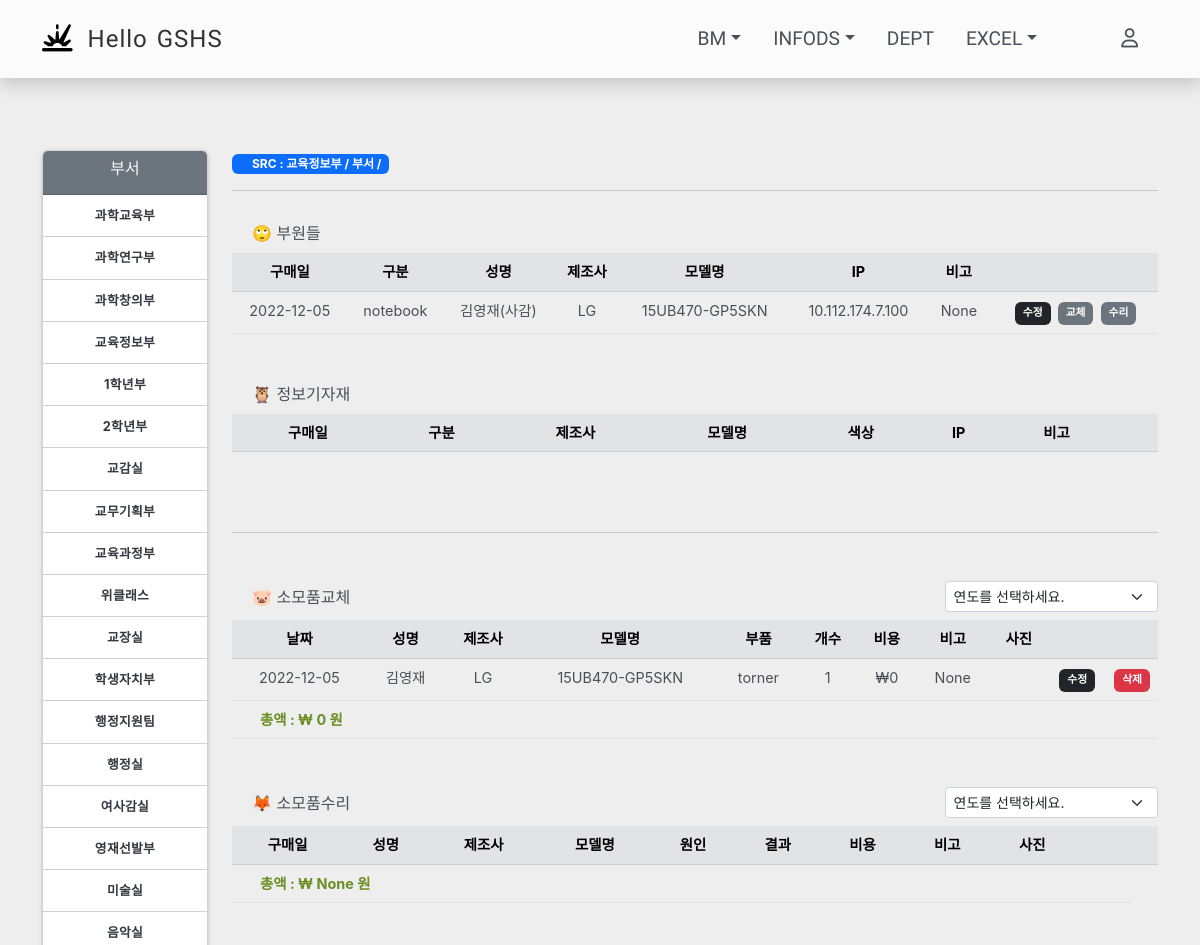
/gigi/buseo/교육정보부/ (upper part), run on an earlier commit of the app's database.
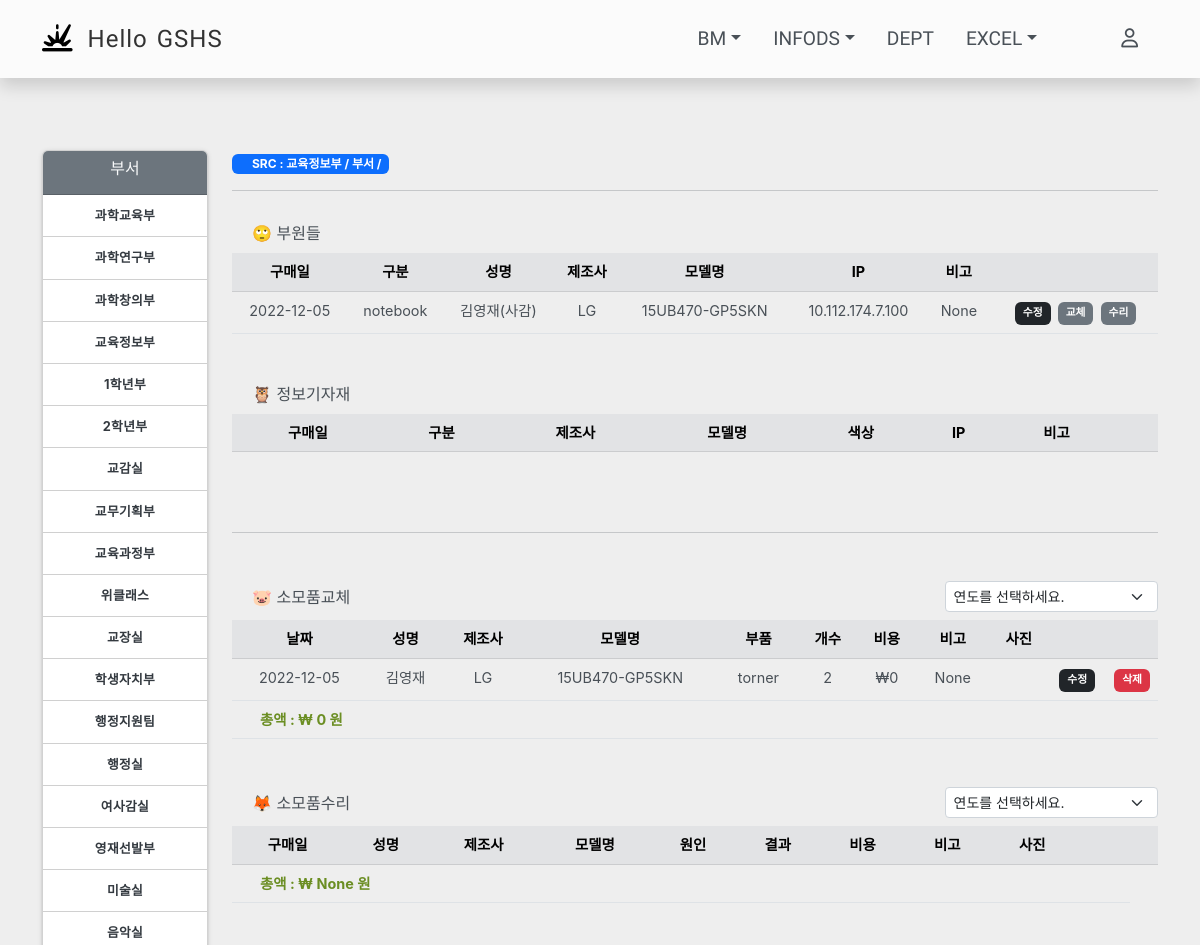
And on a later commit of the database.
### gshsapp/models.py (models this page shows, shortened)
class Replacement(models.Model):
    date = models.DateField(default=timezone.now)
    gigiinfo = models.ForeignKey(Gigiinfo, null=True, blank=True, on_delete=models.CASCADE, related_name='replacement')
    gubun = models.ForeignKey(Gubun, on_delete=models.CASCADE, related_name='replacement')
    count = models.PositiveSmallIntegerField(default=1)
    cost = models.PositiveIntegerField(default=0)
    bigo = models.CharField(max_length=100, null=True, blank=True)
    class Meta:
        db_table = "replacement"

class Gigiinfo(models.Model):
    COLOR_SELECT = (
        ('None',None),
        ('블랙','블랙'),
        ('컬러','컬러'),
    )
    date = models.DateField(default=timezone.now)
    buyproduct = models.ForeignKey(Buyproduct, on_delete=models.CASCADE, related_name='gigiinfo')
    location = models.ForeignKey(Location, on_delete=models.CASCADE, related_name='gigiinfo')
    user = models.ForeignKey(User, on_delete=models.CASCADE, related_name='gigiinfo', null=True, blank=True)
    ip = models.CharField(max_length=20, null=True, blank=True)
    color = models.CharField(max_length=10, choices=COLOR_SELECT, default=None, blank=True)
    jaego = models.BooleanField(default=False)
    notuse = models.BooleanField(default=False)
    bigo = models.CharField(max_length=100, null=True, blank=True)
    class Meta:
        db_table = "gigiinfo"

class Buyproduct(models.Model):
    gubun = models.ForeignKey(Gubun, on_delete=models.CASCADE, related_name='buyproduct')
    company = models.CharField(max_length=20)
    model = models.CharField(max_length=30)
    bigo = models.CharField(max_length=100, null=True, blank=True)
    class Meta:
        db_table = "buyproduct"

class Gubun(models.Model):
    GUBUN = (
        ('Buyproduct', '구매Table'),
        ('Replacement', '교체Table'),
        ('Repair', '수리Table'),
    )
    tablename = models.CharField(max_length=20, default='', choices=GUBUN)
    gubun = models.CharField(max_length=50)
    def __str__(self):
        return self.gubun
    class Meta:
        db_table = "gubun"

### login/models.py (models this page shows)
class User(AbstractUser):
    objects = UserManager()
    username = models.CharField(max_length=20, null=True, unique=True, blank=True)
    password = models.CharField(max_length=100, null=True, blank=True)
    email = models.CharField(max_length=50, null=True, blank=True)
    is_active = models.BooleanField(default=True)
    name = models.CharField(max_length=50, null=True)
    subject = models.CharField(max_length=50, null=True)
    USERNAME_FIELD = 'username'
    def __str__(self):
        return f'{self.name}({self.subject})'
    class Meta:
        db_table = "user"

### gshsapp/views.py (the view)
# urls.py: path('gigi/buseo/<str:buseogubun>/', views.InfogigiBuseo, name='gigi_buseo'),
def InfogigiBuseo(request, buseogubun):
    gubun = request.GET.get('gubun',False)
    if gubun:
        data = {}
        data['gubun'] = gubun
        changeyear = request.GET.get('buseoyear','')
        buseogubun = request.GET.get('buseogubun','')
        a_date = changeyear +"-3-1"
        start_date = datetime.datetime.strptime(a_date, '%Y-%m-%d').date()
        end_date = start_date+ datetime.timedelta(days=364)
        if gubun == 'change':
            changes = Replacement.objects.filter(gigiinfo__location__hosil=buseogubun, date__range=[start_date, end_date]).annotate(changeTotal = F('count') *  F('cost'))
            changeTotalCost = changes.aggregate(Sum('changeTotal'))
            data['html_buseo'] = render_to_string('gshsapp/snipet/buseo_change_list.html', {"changeyear":changeyear, "changes":changes, "changeTotalCost":changeTotalCost})
        else:
            repairs = Repair.objects.filter(gigiinfo__location__hosil=buseogubun, date__range=[start_date, end_date])
            repairTotalCost = repairs.aggregate(Sum('cost'))
            data['html_buseo'] = render_to_string('gshsapp/snipet/buseo_repair_list.html', {"changeyear":changeyear, "repairs":repairs, "repairTotalCost":repairTotalCost})
        return JsonResponse(data)
    else:
        buseos = Location.objects.filter(locationgubun='부서')
        gitas = Location.objects.exclude(locationgubun='부서')
        buseo_name = Location.objects.get(hosil=buseogubun)
        a_date = str(datetime.datetime.today().year) +"-3-1"
        start_date = datetime.datetime.strptime(a_date, '%Y-%m-%d').date()
        end_date = start_date+ datetime.timedelta(days=364)
        repairs = Repair.objects.filter(gigiinfo__location__hosil=buseogubun, date__range=[start_date, end_date])
        repairTotalCost = repairs.aggregate(Sum('cost'))
        changes = Replacement.objects.filter(gigiinfo__location__hosil=buseogubun, date__range=[start_date, end_date]).annotate(changeTotal = F('count') *  F('cost'))
        changeTotalCost = changes.aggregate(Sum('changeTotal'))
        members = buseo_name.gigiinfo.exclude(user__is_active =False).filter(jaego=False, notuse=False)
        return render(request, 'gshsapp/buseo.html', {'buseo_name':buseo_name, 'buseos':buseos, 'gitas':gitas, 'members':members, 'changes':changes,'repairs':repairs, 'buseogubun':buseogubun, 'repairTotalCost':repairTotalCost, 'changeTotalCost':changeTotalCost})

### gshsapp/templates/gshsapp/buseo.html (shortened to what the changed rows need)
{% extends 'base.html' %}
{% block content %}
{% load humanize %}
{% load static %}
<div class="row">
    <div class="col-md-10">
      <table class="table text-center mt-2">
          <thead class="table-secondary">
            <tr>
              <th scope="col">구매일</th>
              <th scope="col">구분</th>
              <th scope="col">성명</th>
              <th scope="col">제조사</th>
              <th scope="col">모델명</th>
              <th scope="col">IP</th>
              <th scope="col">비고</th>
              <th scope="col"></th>
            </tr>
          </thead>
        </table>
        <table class="table text-center mt-2">
          <thead class="table-secondary">
            <tr>
              <th scope="col">구매일</th>
              <th scope="col">구분</th>
              <th scope="col">제조사</th>
              <th scope="col">모델명</th>
              <th scope="col">색상</th>
              <th scope="col">IP</th>
              <th scope="col">비고</th>
              <th scope="col"></th>
            </tr>
          </thead>
        </table>
        <br><br><hr>
        <table class="table text-center mt-2">
          <thead class="table-secondary">
            <tr>
              <th scope="col">날짜</th>
              <th scope="col">성명</th>
              <th scope="col">제조사</th>
              <th scope="col">모델명</th>
              <th scope="col">부품</th>
              <th scope="col">개수</th>
              <th scope="col">비용</th>
              <th scope="col">비고</th>
              <th scope="col">사진</th>
              <th scope="col" style="width: 3%;"></th>
              <th scope="col" style="width: 3%;"></th>
            </tr>
          </thead>
          <tbody id="changes_list">
            {% for gigi in changes %}
            {% with gubunchange=gigi.change_photo.all %}
            <tr>
              <td>{{ gigi.date|date:"Y-m-d" }}</td>
              <td>{{ gigi.gigiinfo.user.name }}</td>
              <td>{{ gigi.gigiinfo.buyproduct.company }}</td>
              <td>{{ gigi.gigiinfo.buyproduct.model }}</td>
              <td>{{ gigi.gubun }}</td>
              <td>{{ gigi.count }}</td>
              <td>&#8361;{{ gigi.cost|intcomma }}</td>
              <td title="{{gigi.bigo}}">{{ gigi.bigo|truncatechars:7 }}</td>
              <td class="gigi-change" style="font-weight: bold;font-size: 0.8rem; padding-top: 10px; color:#d63384;">
              </td>
              <td class="buseo_CR_update" data-gubun="change" style="cursor:pointer;" data-url="{% url 'gshsapp:buseo_CR_update' gigi.id %}">
                <span class="gitamenu badge bg-dark">수정</sapn>
              </td>
              <td class="buseo_CR_delete" data-gubun="change" style="cursor:pointer;" data-url="{% url 'gshsapp:buseo_CR_delete' gigi.id %}">
                <span class="gitamenu badge bg-danger">삭제</sapn>
              </td>
            </tr>
          {% endwith %}
        {% endfor %}
          </tbody>
        </table>
        <table class="table text-center mt-2">
          <thead class="table-secondary">
            <tr>
              <th scope="col">구매일</th>
              <th scope="col">성명</th>
              <th scope="col">제조사</th>
              <th scope="col">모델명</th>
              <th scope="col">원인</th>
              <th scope="col">결과</th>
              <th scope="col">비용</th>
              <th scope="col">비고</th>
              <th scope="col">사진</th>
              <th scope="col" style="width: 3%;"></th>
              <th scope="col" style="width: 3%;"></th>
              <th scope="col" style="width: 3%;"></th>
            </tr>
          </thead>
        </table>
    </div>
<link href="{% static 'css/lightbox.min.css' %}" rel="stylesheet" >
{% endblock %}

What changed in the data, as far as the page shows it:
changed Replacement "None": count "1" → "2"
